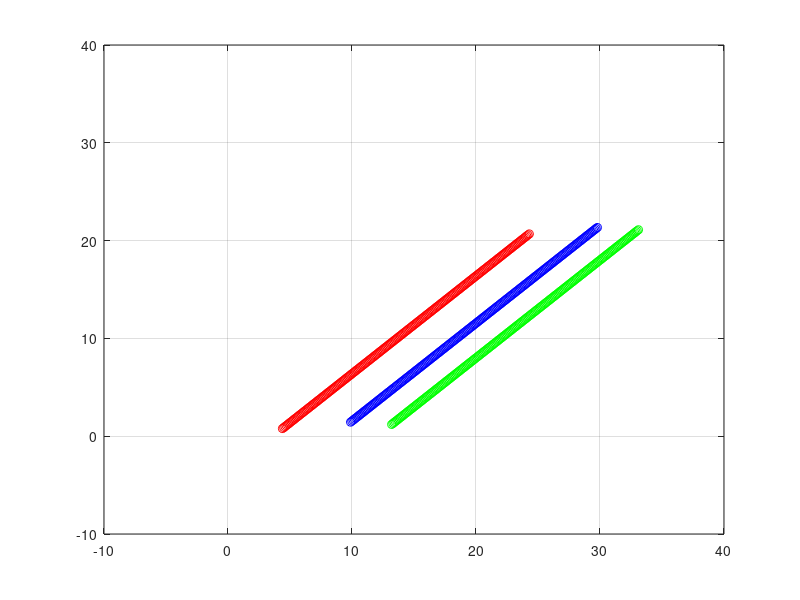

Source code (MATLAB):
%parameters
%%
time_steps = 200;
delta_t = 0.1;
time_sample = time_steps*delta_t;
N = 3; % Number of agent

% random initial value
radius = 5;
x1 = radius*cos(rand);
y1 = radius*sin(rand);
theta1 = radius*rand;
x2 = 2*radius*cos(rand);
y2 = radius*sin(rand);
theta2 = radius*rand;
x3 = 3*radius*cos(rand);
y3 = radius*sin(rand);
theta3 = radius*rand;

%State vecor of agent
X1 = [x1 ; y1 ; theta1];
X2 = [x2 ; y2 ; theta2];
X3 = [x3 ; y3 ; theta3];

%Velocity
V1 = ones(3,1);
V2 = ones(3,1);
V3 = ones(3,1);

%%
X1_vec = [];
X2_vec = [];
X3_vec = [];

%Calculation
for i=1:time_steps
    
    X1 = X1 + V1*delta_t;
    X2 = X2 + V2*delta_t;
    X3 = X3 + V3*delta_t;
    X1_vec = [X1_vec , X1];
    X2_vec = [X2_vec , X2];
    X3_vec = [X3_vec , X3];
    
    plot(X1(1) , X1(2) , 'ro')
    grid on
    hold on 
    plot(X2(1) , X2(2), 'bo')
    hold on 
    plot(X3(1), X3(2), 'go')
    xlim([-10 , time_steps / 5])
    ylim([-10 , time_steps / 5])
    pause(delta_t)
    %theta1(:,i) = theta1(:,i-1) + v1*delta_t;
    %theta1(:,i) = [x1(:,i),y1(:,i)];
end

